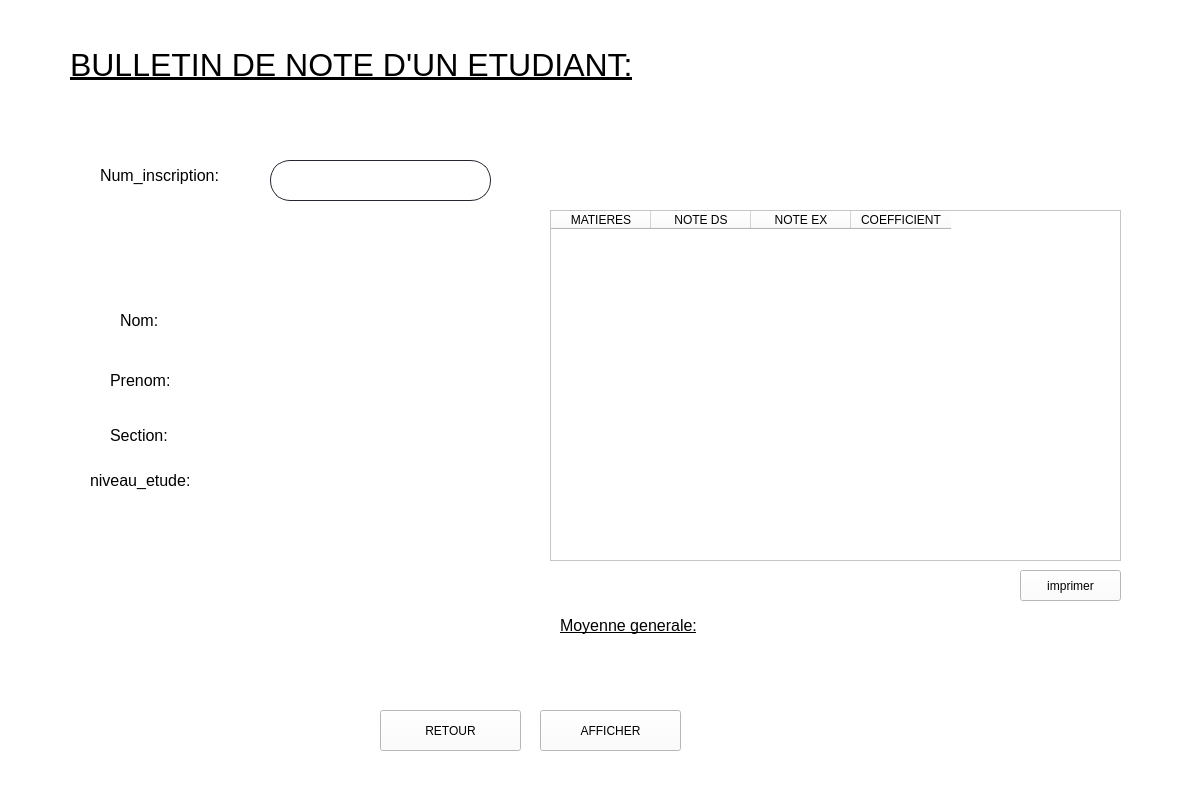
<?xml version="1.0" encoding="UTF-8"?>
<ui version="4.0">
 <class>Form</class>
 <widget class="QWidget" name="Form">
  <property name="geometry">
   <rect>
    <x>0</x>
    <y>0</y>
    <width>1201</width>
    <height>801</height>
   </rect>
  </property>
  <property name="windowTitle">
   <string>Form</string>
  </property>
  <property name="styleSheet">
   <string notr="true"> 
background-color: rgb(255, 255, 255);</string>
  </property>
  <widget class="QLabel" name="label">
   <property name="geometry">
    <rect>
     <x>70</x>
     <y>40</y>
     <width>721</width>
     <height>51</height>
    </rect>
   </property>
   <property name="styleSheet">
    <string notr="true">font: 18pt &quot;MS Shell Dlg 2&quot;;
 font: 75 20pt &quot;Rockwell&quot;;
color: rgb(0, 0, 0);
 </string>
   </property>
   <property name="text">
    <string>&lt;html&gt;&lt;head/&gt;&lt;body&gt;&lt;p&gt;&lt;span style=&quot; font-size:24pt; text-decoration: underline; color:#000000;&quot;&gt;BULLETIN DE NOTE D'UN ETUDIANT:&lt;/span&gt;&lt;/p&gt;&lt;/body&gt;&lt;/html&gt;</string>
   </property>
  </widget>
  <widget class="QLabel" name="label_2">
   <property name="geometry">
    <rect>
     <x>100</x>
     <y>160</y>
     <width>171</width>
     <height>31</height>
    </rect>
   </property>
   <property name="text">
    <string>&lt;html&gt;&lt;head/&gt;&lt;body&gt;&lt;p&gt;&lt;span style=&quot; font-size:12pt;&quot;&gt;Num_inscription:&lt;/span&gt;&lt;/p&gt;&lt;/body&gt;&lt;/html&gt;</string>
   </property>
  </widget>
  <widget class="QLineEdit" name="num_inscription">
   <property name="geometry">
    <rect>
     <x>270</x>
     <y>160</y>
     <width>221</width>
     <height>41</height>
    </rect>
   </property>
   <property name="styleSheet">
    <string notr="true">QLineEdit {
border: 1px solid rgb(37,39,48);
border-radius: 20px;
padding-left:20px;
padding-right:20px;
}
QLineEdit:hover{
	border: 2px solid rgb(222, 221, 218)
}
QLineEdit:focus{
	border: 2px solid rgb(154, 208, 236)
}</string>
   </property>
  </widget>
  <widget class="QLabel" name="num">
   <property name="geometry">
    <rect>
     <x>300</x>
     <y>210</y>
     <width>151</width>
     <height>16</height>
    </rect>
   </property>
   <property name="text">
    <string/>
   </property>
  </widget>
  <widget class="QTableWidget" name="tableWidget">
   <property name="geometry">
    <rect>
     <x>550</x>
     <y>210</y>
     <width>571</width>
     <height>351</height>
    </rect>
   </property>
   <column>
    <property name="text">
     <string>MATIERES</string>
    </property>
   </column>
   <column>
    <property name="text">
     <string>NOTE DS</string>
    </property>
   </column>
   <column>
    <property name="text">
     <string>NOTE EX</string>
    </property>
   </column>
   <column>
    <property name="text">
     <string>COEFFICIENT</string>
    </property>
   </column>
  </widget>
  <widget class="QLabel" name="label_3">
   <property name="geometry">
    <rect>
     <x>560</x>
     <y>610</y>
     <width>181</width>
     <height>31</height>
    </rect>
   </property>
   <property name="text">
    <string>&lt;html&gt;&lt;head/&gt;&lt;body&gt;&lt;p&gt;&lt;span style=&quot; font-size:12pt; text-decoration: underline;&quot;&gt;Moyenne generale:&lt;/span&gt;&lt;/p&gt;&lt;/body&gt;&lt;/html&gt;</string>
   </property>
  </widget>
  <widget class="QLabel" name="moyenne">
   <property name="geometry">
    <rect>
     <x>750</x>
     <y>610</y>
     <width>131</width>
     <height>21</height>
    </rect>
   </property>
   <property name="text">
    <string/>
   </property>
  </widget>
  <widget class="QPushButton" name="ok">
   <property name="geometry">
    <rect>
     <x>380</x>
     <y>710</y>
     <width>141</width>
     <height>41</height>
    </rect>
   </property>
   <property name="styleSheet">
    <string notr="true">font: 12pt &quot;MS Shell Dlg 2&quot;;</string>
   </property>
   <property name="text">
    <string>RETOUR</string>
   </property>
  </widget>
  <widget class="QPushButton" name="afficher">
   <property name="geometry">
    <rect>
     <x>540</x>
     <y>710</y>
     <width>141</width>
     <height>41</height>
    </rect>
   </property>
   <property name="styleSheet">
    <string notr="true">font: 12pt &quot;MS Shell Dlg 2&quot;;</string>
   </property>
   <property name="text">
    <string>AFFICHER</string>
   </property>
  </widget>
  <widget class="QLabel" name="a">
   <property name="geometry">
    <rect>
     <x>750</x>
     <y>650</y>
     <width>171</width>
     <height>16</height>
    </rect>
   </property>
   <property name="text">
    <string>&lt;html&gt;&lt;head/&gt;&lt;body&gt;&lt;p/&gt;&lt;/body&gt;&lt;/html&gt;</string>
   </property>
  </widget>
  <widget class="QPushButton" name="imprimer">
   <property name="geometry">
    <rect>
     <x>1020</x>
     <y>570</y>
     <width>101</width>
     <height>31</height>
    </rect>
   </property>
   <property name="styleSheet">
    <string notr="true">font: 12pt &quot;MS Shell Dlg 2&quot;;</string>
   </property>
   <property name="text">
    <string>imprimer</string>
   </property>
  </widget>
  <widget class="QLabel" name="label_4">
   <property name="geometry">
    <rect>
     <x>120</x>
     <y>310</y>
     <width>81</width>
     <height>21</height>
    </rect>
   </property>
   <property name="text">
    <string>&lt;html&gt;&lt;head/&gt;&lt;body&gt;&lt;p&gt;&lt;span style=&quot; font-size:12pt;&quot;&gt;Nom:&lt;/span&gt;&lt;/p&gt;&lt;/body&gt;&lt;/html&gt;</string>
   </property>
  </widget>
  <widget class="QLabel" name="label_6">
   <property name="geometry">
    <rect>
     <x>110</x>
     <y>360</y>
     <width>91</width>
     <height>41</height>
    </rect>
   </property>
   <property name="text">
    <string>&lt;html&gt;&lt;head/&gt;&lt;body&gt;&lt;p&gt;&lt;span style=&quot; font-size:12pt;&quot;&gt;Prenom:&lt;/span&gt;&lt;/p&gt;&lt;/body&gt;&lt;/html&gt;</string>
   </property>
  </widget>
  <widget class="QLabel" name="label_7">
   <property name="geometry">
    <rect>
     <x>110</x>
     <y>420</y>
     <width>91</width>
     <height>31</height>
    </rect>
   </property>
   <property name="text">
    <string>&lt;html&gt;&lt;head/&gt;&lt;body&gt;&lt;p&gt;&lt;span style=&quot; font-size:12pt;&quot;&gt;Section:&lt;/span&gt;&lt;/p&gt;&lt;/body&gt;&lt;/html&gt;</string>
   </property>
  </widget>
  <widget class="QLabel" name="label_8">
   <property name="geometry">
    <rect>
     <x>90</x>
     <y>460</y>
     <width>161</width>
     <height>41</height>
    </rect>
   </property>
   <property name="text">
    <string>&lt;html&gt;&lt;head/&gt;&lt;body&gt;&lt;p&gt;&lt;span style=&quot; font-size:12pt;&quot;&gt;niveau_etude:&lt;/span&gt;&lt;/p&gt;&lt;/body&gt;&lt;/html&gt;</string>
   </property>
  </widget>
  <widget class="QLabel" name="nom">
   <property name="geometry">
    <rect>
     <x>180</x>
     <y>310</y>
     <width>141</width>
     <height>21</height>
    </rect>
   </property>
   <property name="text">
    <string/>
   </property>
  </widget>
  <widget class="QLabel" name="prenom">
   <property name="geometry">
    <rect>
     <x>190</x>
     <y>370</y>
     <width>151</width>
     <height>21</height>
    </rect>
   </property>
   <property name="text">
    <string/>
   </property>
  </widget>
  <widget class="QLabel" name="section">
   <property name="geometry">
    <rect>
     <x>200</x>
     <y>420</y>
     <width>121</width>
     <height>31</height>
    </rect>
   </property>
   <property name="text">
    <string/>
   </property>
  </widget>
  <widget class="QLabel" name="niveau">
   <property name="geometry">
    <rect>
     <x>230</x>
     <y>470</y>
     <width>121</width>
     <height>21</height>
    </rect>
   </property>
   <property name="text">
    <string/>
   </property>
  </widget>
  <widget class="QLabel" name="label_10">
   <property name="geometry">
    <rect>
     <x>1060</x>
     <y>30</y>
     <width>121</width>
     <height>131</height>
    </rect>
   </property>
   <property name="text">
    <string/>
   </property>
   <property name="pixmap">
    <pixmap>output-onlinepngtools.png</pixmap>
   </property>
   <property name="scaledContents">
    <bool>true</bool>
   </property>
  </widget>
 </widget>
 <resources/>
 <connections/>
</ui>
